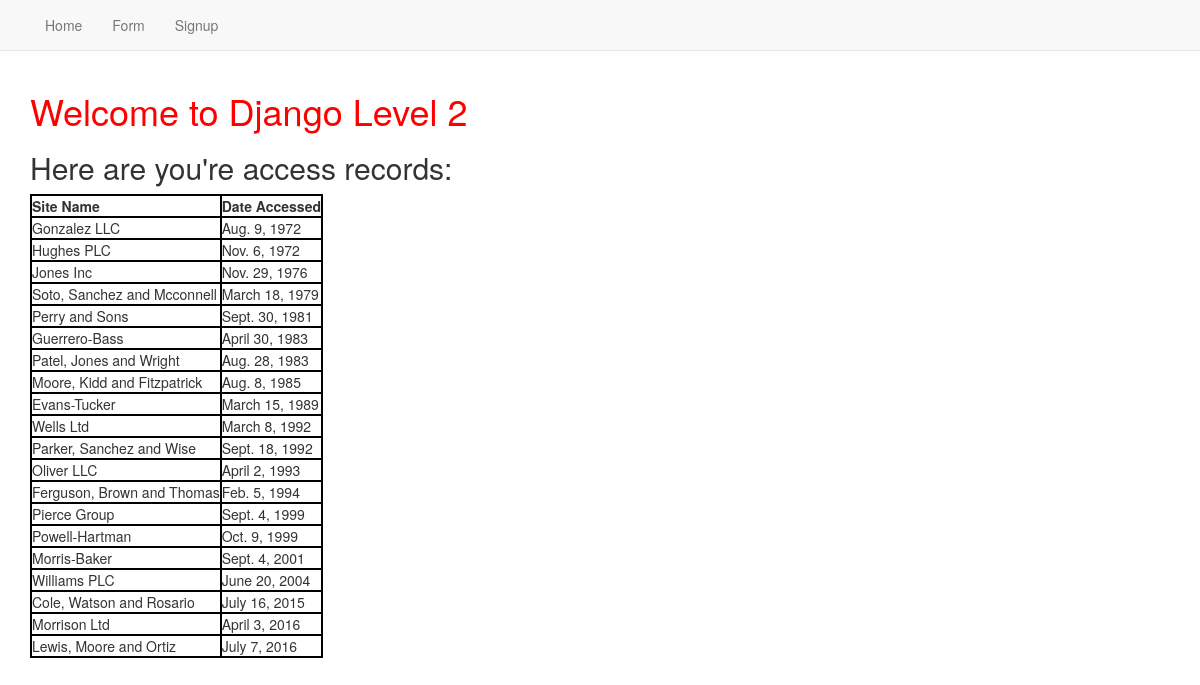
The app's page /first_app/ with its own data.
### first_app/models.py (models this page shows, shortened)
class AccessRecord(models.Model):
    name = models.ForeignKey(Webpage)
    date = models.DateField()

class Webpage(models.Model):
    topic = models.ForeignKey(Topic)
    name = models.CharField(max_length=264, unique=True)
    url = models.URLField(unique=True)
    def __str__(self):
        return self.name

### first_app/views.py (the view)
def index(request):
    webpages_list = AccessRecord.objects.order_by('date')
    date_dict = {'access_records': webpages_list}
    return render(request, 'first_app/index.html', context=date_dict)

### templates/first_app/index.html (shortened to what this page needs)
<!DOCTYPE html> {% extends "first_app/base.html" %} {% block body_block %}
<h1>Welcome to Django Level 2</h1>
<h2>Here are you're access records:</h2>
<div class="table-records">
    {% if access_records %}
    <table>
        <thead>
            <th>Site Name</th>
            <th>Date Accessed</th>
        </thead>
        {% for acc in access_records %}
        <tr>
            <td>{{acc.name}}</td>
            <td>{{acc.date}}</td>
        </tr>
        {% endfor %}
    </table>
    {% else %}
    <p>No access records found</p>
    {% endif %}
</div>
{% endblock %}
<!-- <!DOCTYPE html> {% load static %}

### templates/first_app/base.html (shortened to what this page needs)
<!DOCTYPE html> {% load static %}
<html lang="en">
<head>
    <link href="https://maxcdn.bootstrapcdn.com/bootstrap/3.3.7/css/bootstrap.min.css" rel="stylesheet"
>
    <link href="{% static 'css/style.css' %}" rel="stylesheet">
</head>
<body>
    <nav class="navbar navbar-default navbar-static-top">
        <div class="container">
            <ul class="nav navbar-nav">
                <li><a class="navbar-link" href="{% url 'index' %}">Home</a></li>
                <li><a class="navbar-link" href="{% url 'basic_form' %}">Form</a></li>
                <li><a class="navbar-link" href="{% url 'signup' %}">Signup</a></li>
            </ul>
        </div>
    </nav>
    <div class="container">
        {% block body_block %} {% endblock %}
    </div>
</body>
</html>

### static/css/style.css (style rules this page uses)
h1 { color: red; }
table, th, td { border: 2px solid black; }

### records on screen
AccessRecord: name "Gonzalez LLC", date "Aug. 9, 1972"
AccessRecord: name "Hughes PLC", date "Nov. 6, 1972"
AccessRecord: name "Jones Inc", date "Nov. 29, 1976"
AccessRecord: name "Soto, Sanchez and Mcconnell", date "March 18, 1979"
AccessRecord: name "Perry and Sons", date "Sept. 30, 1981"
AccessRecord: name "Guerrero-Bass", date "April 30, 1983"
AccessRecord: name "Patel, Jones and Wright", date "Aug. 28, 1983"
AccessRecord: name "Moore, Kidd and Fitzpatrick", date "Aug. 8, 1985"
AccessRecord: name "Evans-Tucker", date "March 15, 1989"
AccessRecord: name "Wells Ltd", date "March 8, 1992"
AccessRecord: name "Parker, Sanchez and Wise", date "Sept. 18, 1992"
AccessRecord: name "Oliver LLC", date "April 2, 1993"
AccessRecord: name "Ferguson, Brown and Thomas", date "Feb. 5, 1994"
AccessRecord: name "Pierce Group", date "Sept. 4, 1999"
AccessRecord: name "Powell-Hartman", date "Oct. 9, 1999"
AccessRecord: name "Morris-Baker", date "Sept. 4, 2001"
AccessRecord: name "Williams PLC", date "June 20, 2004"
AccessRecord: name "Cole, Watson and Rosario", date "July 16, 2015"
AccessRecord: name "Morrison Ltd", date "April 3, 2016"
AccessRecord: name "Lewis, Moore and Ortiz", date "July 7, 2016"
